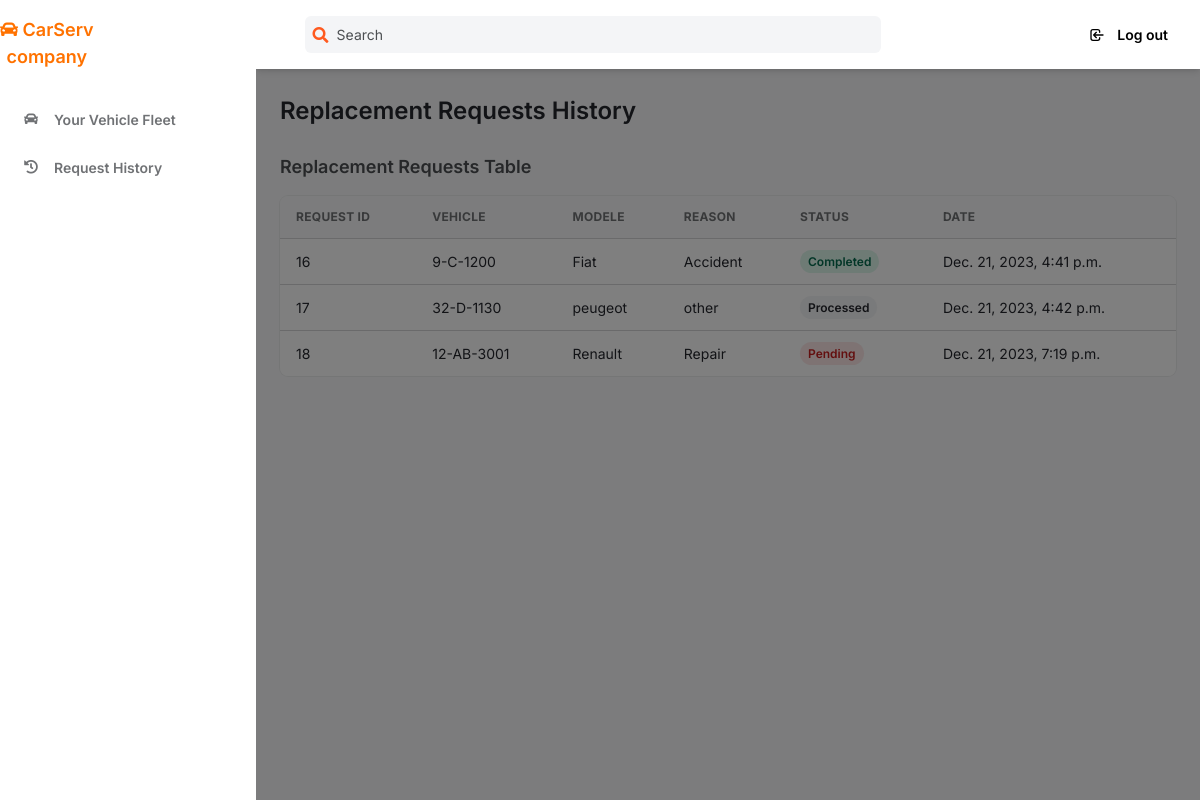
The page /historiqueclient (signed in) on the database its author committed.
### pfm/models.py (models this page shows, shortened)
class Remplacementvechule(models.Model):
    vechule=models.OneToOneField(Vechule, null=True, blank=True, on_delete=models.SET_NULL)
    client = models.ForeignKey(Client, null=True, blank=True, on_delete=models.SET_NULL)
    issuetype=models.CharField(max_length=50,null=True, blank=True)
    gam=models.CharField(max_length=40,null=True, blank=True)
    status=models.CharField(max_length=40,null=True, blank=True)
    date=models.DateField(null=True, blank=True)
    otherrequests=models.CharField(max_length=100,null=True, blank=True)
    dateincident=models.DateField(null=True, blank=True)
    lieu_incident=models.CharField(max_length=40,null=True, blank=True)
    Description=models.CharField(max_length=1000000000000,null=True, blank=True)
    type_de_reparation=models.CharField(max_length=40,null=True, blank=True)
    date_envoi = models.DateTimeField(auto_now_add=True)
    historique=models.CharField(max_length=40,null=True, blank=True)

class Vechule(models.Model):
    client = models.ForeignKey(Client, null=True, blank=True, on_delete=models.SET_NULL)
    immatriculation= models.CharField(max_length=30)
    modele= models.CharField(max_length=255)
    genre=models.CharField(max_length=30)
    puissance=models.CharField(max_length=30)
    livraison= models.DateField(null=True, blank=True)
    fin_liv= models.DateField(null=True, blank=True)
    km=models.CharField(max_length=100)
    gam=models.CharField(max_length=100)
    date_naiss=models.DateField(null=True, blank=True)
    cas=models.CharField(max_length=20,null=True, blank=True)

### pfm/views.py (the view)
# urls.py: path('historiqueclient',views.historique,name="historiqueclient"),
def historique(request):
    client = Client.objects.get(user=request.user)
    remplace = Remplacementvechule.objects.filter(client=client)
    return render(request, "pfm/test/historiqueclient.html", {'remplcements': remplace})

### templates/pfm/test/historiqueclient.html (shortened to what this page needs)
{% extends 'pfm/test/mainclient.html' %}
{% block content %}
            <h2
              class="my-6 text-2xl font-semibold text-gray-700 dark:text-gray-200"
            >
            Replacement Requests History
            </h2>
            <h4
              class="mb-4 text-lg font-semibold text-gray-600 dark:text-gray-300"
            >
            Replacement Requests Table
            </h4>
            <div class="w-full overflow-hidden rounded-lg shadow-xs">
              <div class="w-full overflow-x-auto">
                <table class="w-full whitespace-no-wrap">
                  <thead>
                    <tr
                      class="text-xs font-semibold tracking-wide text-left text-gray-500 uppercase border-b dark:border-gray-700 bg-gray-50 dark:text-gray-400 dark:bg-gray-800"
                    >
                    <th class="px-4 py-3">Request ID</th>
                    <th class="px-4 py-3">vehicle</th>
                    <th class="px-4 py-3">modele</th>
                    <th class="px-4 py-3">Reason</th>
                    <th class="px-4 py-3">Status</th>
                    <th class="px-4 py-3">Date</th>
                    </tr>
                  </thead>
                  <tbody
                    class="bg-white divide-y dark:divide-gray-700 dark:bg-gray-800"
                  >
                  {% for remplcement in remplcements%}
                    <tr class="text-gray-700 dark:text-gray-400">
                      <td class="px-4 py-3 text-sm">
                        {{remplcement.id}}
                      </td>
                      <td class="px-4 py-3 text-sm">
                          {{remplcement.vechule.immatriculation}}
                      </td>
                      <td class="px-4 py-3 text-sm">
                          {{remplcement.vechule.modele}}
                      </td>
                      <td class="px-4 py-3 text-sm">
                        {{remplcement.issuetype}}
                      </td>
                      <td class="px-4 py-3 text-xs">
                        {% if remplcement.status == "Pending" %}
                          <span class="px-2 py-1 font-semibold leading-tight text-red-700 bg-red-100 rounded-full dark:bg-red-700 dark:text-red-100">
                            {{ remplcement.status }}
                          </span>
                        {% elif remplcement.status == "Completed" %}
                          <span class="px-2 py-1 font-semibold leading-tight text-green-700 bg-green-100 rounded-full dark:bg-green-700 dark:text-green-100">
                            {{ remplcement.status }}
                          </span>
                        {% else %}
                          <span class="px-2 py-1 font-semibold leading-tight text-gray-700 bg-gray-100 rounded-full dark:bg-red-700 dark:text-red-100">
                            {{ remplcement.status }}
                          </span>
                        {% endif %}
                      </td>
                      <td class="px-4 py-3 text-sm">
                        {{remplcement.date_envoi}}
                    </td>
                    </tr>
                    {% endfor %}
                  </tbody>
                </table>
              </div>
              </div>
            </div>
          </div>
      </div>
  </body>
</html>
{% endblock %}

### rows shown on the page
Remplacementvechule: id "16", vechule.immatriculation "9-C-1200", vechule.modele "Fiat", issuetype "Accident", status "Completed", date_envoi "Dec. 21, 2023, 4:41 p.m."
Remplacementvechule: id "17", vechule.immatriculation "32-D-1130", vechule.modele "peugeot", issuetype "other", status "Processed", date_envoi "Dec. 21, 2023, 4:42 p.m."
Remplacementvechule: id "18", vechule.immatriculation "12-AB-3001", vechule.modele "Renault", issuetype "Repair", status "Pending", date_envoi "Dec. 21, 2023, 7:19 p.m."
